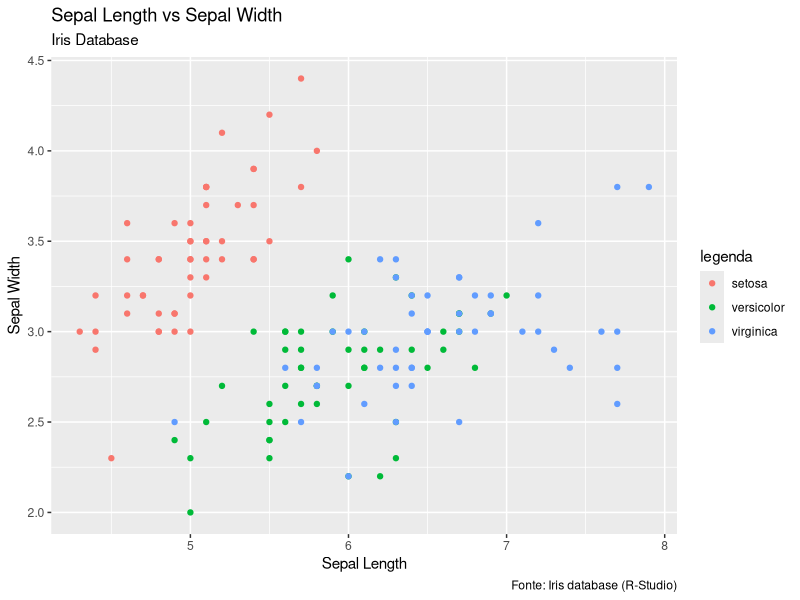

The R script that drew this image: (Note: this script raises an error after producing the figure.)
rm(list=ls())

library(ggplot2)

data(iris)

ggplot(iris)+
  geom_point(aes(x = Sepal.Length,
                 y = Sepal.Width,
                 color = Species)) +
  labs(title = "Sepal Length vs Sepal Width",
       subtitle = "Iris Database",
       caption = "Fonte: Iris database (R-Studio)",
       y="Sepal Width",
       x="Sepal Length",
       color="legenda")

ggsave(filename = "grafico 1.png",
       path = "Graficos",
       scale=1, units = "in", dpi = 100,
       width = 8, height = 6)
